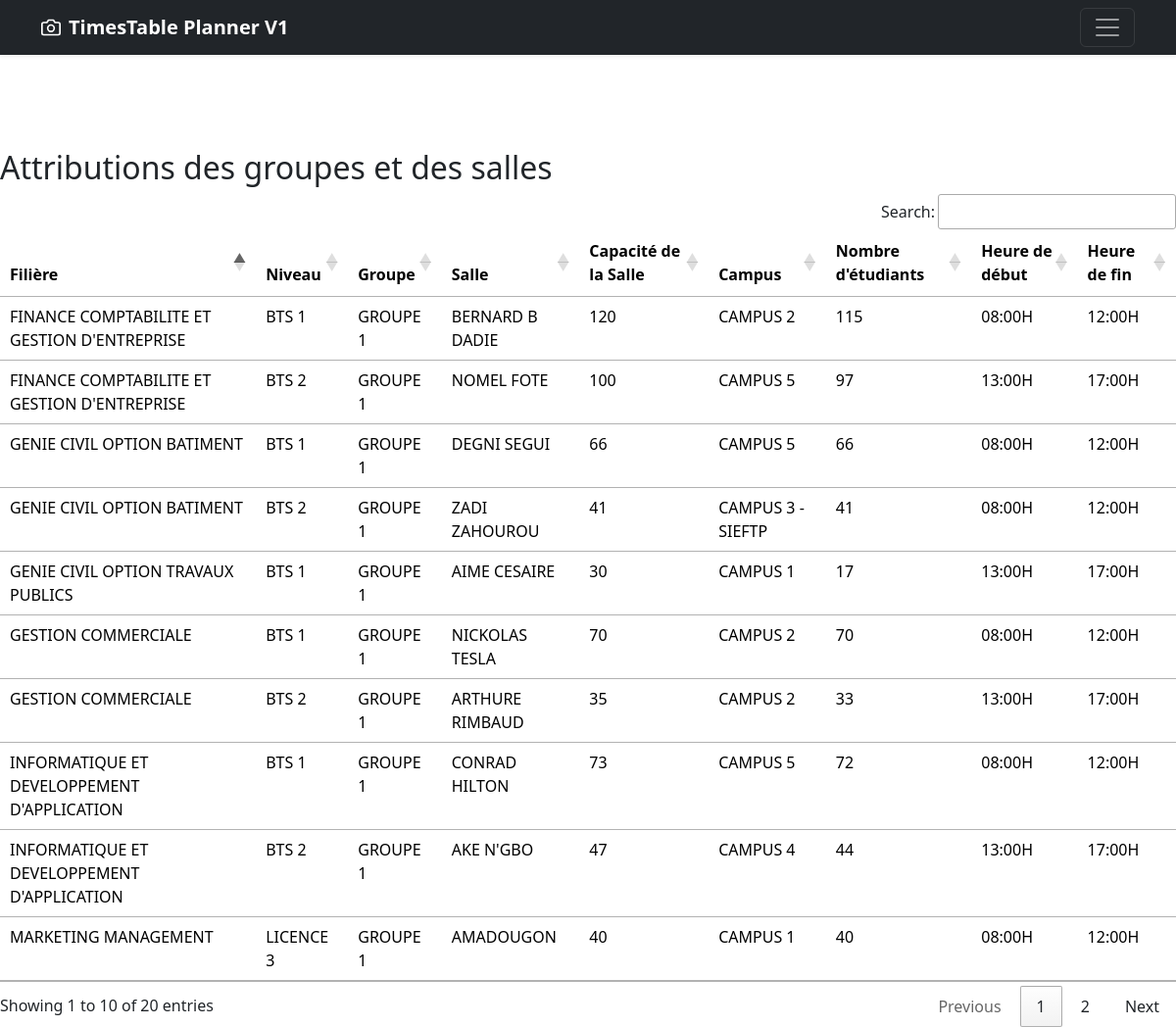
The app's page /results/ with its own data.
### core/models.py (models this page shows, shortened)
class Group(models.Model):
    filiere = models.ForeignKey(Filiere, on_delete=models.CASCADE)
    salle = models.ForeignKey(Salle, on_delete=models.CASCADE)
    numero_groupe = models.IntegerField()
    heure_debut = models.TimeField()
    heure_fin = models.TimeField()
    nombre_etudiants = models.IntegerField()

class Filiere(models.Model):
    nom = models.CharField(max_length=100)
    niveau = models.CharField(max_length=100)
    cycle = models.CharField(max_length=100)
    nombre_inscrits = models.IntegerField()

class Salle(models.Model):
    nom = models.CharField(max_length=100)
    campus = models.CharField(max_length=100)
    capacite = models.IntegerField()

### core/views.py (the view)
# urls.py: path('results/', views.display_results, name='results'),
def display_results(request):
    groups = Group.objects.all()
    context = {
        'groups': groups
    }
    return render(request, 'results.html', context)

### templates/results.html
{% include 'base.html' %}
{% block content %}
    <div class="container-fuild">
        <h2>Attributions des groupes et des salles</h2>
        <table class="table">
            <thead class="thead-dark">
                <tr>
                    <th>Filière</th>
                    <th>Niveau</th>
                    <th>Groupe</th>
                    <th>Salle</th>
                    <th>Capacité de la Salle</th>
                    <th>Campus</th>
                    <th>Nombre d'étudiants</th>
                    <th>Heure de début</th>
                    <th>Heure de fin</th>
                </tr>
            </thead>
            <tbody>
                {% for group in groups %}
                <tr>
                    <td>{{ group.filiere.nom }}</td>
                    <td>{{ group.filiere.niveau }}</td>
                    <td>GROUPE {{ group.numero_groupe }}</td>
                    <td>{{ group.salle.nom }}</td>
                    <td>{{ group.salle.capacite }}</td>
                    <td>{{ group.salle.campus }}</td>
                    <td>{{ group.nombre_etudiants }}</td>
                    <td>{{ group.heure_debut|date:"H:i" }}H</td>
                    <td>{{ group.heure_fin|date:"H:i" }}H</td>
                </tr>
                {% endfor %}
            </tbody>
        </table>
    </div>
{% endblock content %}

### templates/base.html (shortened to what this page needs)
<!doctype html>
<html lang="en">
  <head>
    <link href="https://cdn.jsdelivr.net/npm/bootstrap@5.3.3/dist/css/bootstrap.min.css" rel="stylesheet">
    <link rel="stylesheet" href="https://cdn.datatables.net/1.13.5/css/jquery.dataTables.min.css">
    <link rel="stylesheet" href="https://cdn.datatables.net/buttons/2.3.4/css/buttons.dataTables.min.css">
  </head>
  <body>
<header>
  <div class="navbar navbar-dark bg-dark shadow-sm">
    <div class="container">
      <a href="{% url 'home' %}" class="navbar-brand d-flex align-items-center">
        <strong>TimesTable Planner V1</strong>
      </a>
      <button class="navbar-toggler" type="button" data-bs-toggle="collapse" data-bs-target="#navbarHeader" aria-controls="navbarHeader" aria-expanded="false" aria-label="Toggle navigation">
        <span class="navbar-toggler-icon"></span>
      </button>
    </div>
  </div>
</header>
<footer class="text-muted py-5">
</footer>
  </body>
</html>

### records on screen
Group: filiere.nom "GENIE CIVIL OPTION TRAVAUX PUBLICS", filiere.niveau "BTS 1", numero_groupe "1", salle.nom "AIME CESAIRE", salle.capacite "30", salle.campus "CAMPUS 1", nombre_etudiants "17", heure_debut "13:00", heure_fin "17:00"
Group: filiere.nom "GENIE CIVIL OPTION BATIMENT", filiere.niveau "BTS 1", numero_groupe "1", salle.nom "DEGNI SEGUI", salle.capacite "66", salle.campus "CAMPUS 5", nombre_etudiants "66", heure_debut "08:00", heure_fin "12:00"
Group: filiere.nom "GESTION COMMERCIALE", filiere.niveau "BTS 1", numero_groupe "1", salle.nom "NICKOLAS TESLA", salle.capacite "70", salle.campus "CAMPUS 2", nombre_etudiants "70", heure_debut "08:00", heure_fin "12:00"
Group: filiere.nom "INFORMATIQUE ET DEVELOPPEMENT D'APPLICATION", filiere.niveau "BTS 1", numero_groupe "1", salle.nom "CONRAD HILTON", salle.capacite "73", salle.campus "CAMPUS 5", nombre_etudiants "72", heure_debut "08:00", heure_fin "12:00"
Group: filiere.nom "FINANCE COMPTABILITE ET GESTION D'ENTREPRISE", filiere.niveau "BTS 1", numero_groupe "1", salle.nom "BERNARD B DADIE", salle.capacite "120", salle.campus "CAMPUS 2", nombre_etudiants "115", heure_debut "08:00", heure_fin "12:00"
Group: filiere.nom "GESTION COMMERCIALE", filiere.niveau "BTS 2", numero_groupe "1", salle.nom "ARTHURE RIMBAUD", salle.capacite "35", salle.campus "CAMPUS 2", nombre_etudiants "33", heure_debut "13:00", heure_fin "17:00"
Group: filiere.nom "GENIE CIVIL OPTION BATIMENT", filiere.niveau "BTS 2", numero_groupe "1", salle.nom "ZADI ZAHOUROU", salle.capacite "41", salle.campus "CAMPUS 3 - SIEFTP", nombre_etudiants "41", heure_debut "08:00", heure_fin "12:00"
Group: filiere.nom "INFORMATIQUE ET DEVELOPPEMENT D'APPLICATION", filiere.niveau "BTS 2", numero_groupe "1", salle.nom "AKE N'GBO", salle.capacite "47", salle.campus "CAMPUS 4", nombre_etudiants "44", heure_debut "13:00", heure_fin "17:00"
Group: filiere.nom "FINANCE COMPTABILITE ET GESTION D'ENTREPRISE", filiere.niveau "BTS 2", numero_groupe "1", salle.nom "NOMEL FOTE", salle.capacite "100", salle.campus "CAMPUS 5", nombre_etudiants "97", heure_debut "13:00", heure_fin "17:00"
Group: filiere.nom "MARKETING MANAGEMENT", filiere.niveau "LICENCE 3", numero_groupe "1", salle.nom "AMADOUGON", salle.capacite "40", salle.campus "CAMPUS 1", nombre_etudiants "40", heure_debut "08:00", heure_fin "12:00"
